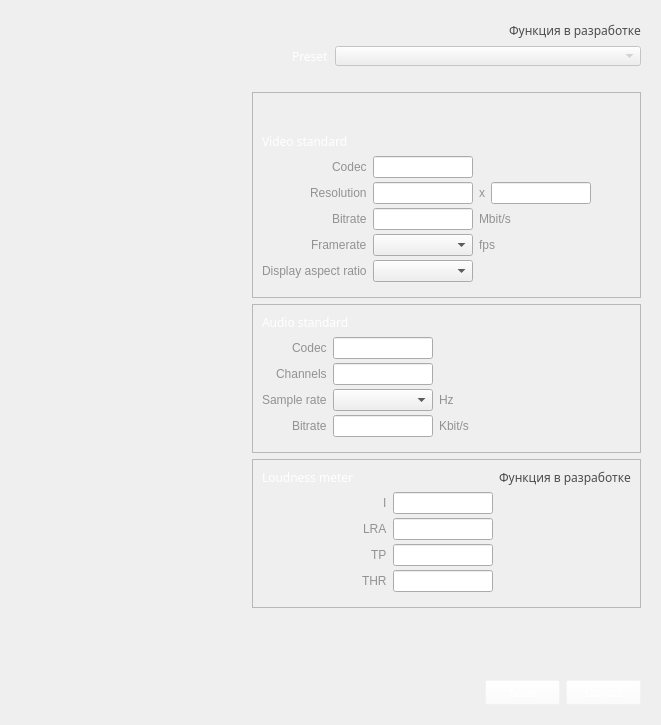
     <widget class="QWidget" name="page_1">
      <property name="geometry">
       <rect>
        <x>0</x>
        <y>0</y>
        <width>661</width>
        <height>725</height>
       </rect>
      </property>
      <attribute name="label">
       <string>Main preset</string>
      </attribute>
      <layout class="QGridLayout" name="gridLayout_9">
       <item row="0" column="1">
        <widget class="QFrame" name="main_frame_p1">
         <property name="styleSheet">
          <string notr="true">QFrame#main_frame_p1{
     border: none;
}</string>
         </property>
         <property name="frameShape">
          <enum>QFrame::StyledPanel</enum>
         </property>
         <property name="frameShadow">
          <enum>QFrame::Raised</enum>
         </property>
         <layout class="QGridLayout" name="gridLayout_7">
          <item row="2" column="0">
           <widget class="QFrame" name="frame_4">
            <property name="frameShape">
             <enum>QFrame::StyledPanel</enum>
            </property>
            <property name="frameShadow">
             <enum>QFrame::Raised</enum>
            </property>
            <layout class="QGridLayout" name="gridLayout_5">
             <item row="1" column="1">
              <spacer name="horizontalSpacer_2">
               <property name="orientation">
                <enum>Qt::Horizontal</enum>
               </property>
               <property name="sizeHint" stdset="0">
                <size>
                 <width>40</width>
                 <height>20</height>
                </size>
               </property>
              </spacer>
             </item>
             <item row="0" column="0">
              <widget class="QLabel" name="label_15">
               <property name="font">
                <font>
                 <family>Noto Sans</family>
                 <bold>false</bold>
                </font>
               </property>
               <property name="styleSheet">
                <string notr="true">color: white</string>
               </property>
               <property name="text">
                <string>Audio standard</string>
               </property>
              </widget>
             </item>
             <item row="1" column="0">
              <layout class="QGridLayout" name="gridLayout_2">
               <property name="bottomMargin">
                <number>6</number>
               </property>
               <property name="verticalSpacing">
                <number>4</number>
               </property>
               <item row="3" column="0" alignment="Qt::AlignRight">
                <widget class="QLabel" name="Bitrate_2">
                 <property name="minimumSize">
                  <size>
                   <width>0</width>
                   <height>0</height>
                  </size>
                 </property>
                 <property name="styleSheet">
                  <string notr="true">color: rgb(146, 146, 146)</string>
                 </property>
                 <property name="text">
                  <string>Bitrate</string>
                 </property>
                </widget>
               </item>
               <item row="1" column="0" alignment="Qt::AlignRight">
                <widget class="QLabel" name="Channels">
                 <property name="minimumSize">
                  <size>
                   <width>0</width>
                   <height>0</height>
                  </size>
                 </property>
                 <property name="baseSize">
                  <size>
                   <width>110</width>
                   <height>0</height>
                  </size>
                 </property>
                 <property name="styleSheet">
                  <string notr="true">color: rgb(146, 146, 146)</string>
                 </property>
                 <property name="text">
                  <string>Channels</string>
                 </property>
                </widget>
               </item>
               <item row="1" column="1">
                <widget class="QLineEdit" name="channels_txt">
                 <property name="minimumSize">
                  <size>
                   <width>60</width>
                   <height>0</height>
                  </size>
                 </property>
                 <property name="maximumSize">
                  <size>
                   <width>100</width>
                   <height>16777215</height>
                  </size>
                 </property>
                </widget>
               </item>
               <item row="2" column="2">
                <widget class="QLabel" name="label_21">
                 <property name="styleSheet">
                  <string notr="true">color: rgb(146, 146, 146)
</string>
                 </property>
                 <property name="text">
                  <string>Hz</string>
                 </property>
                </widget>
               </item>
               <item row="3" column="2">
                <widget class="QLabel" name="label_22">
                 <property name="styleSheet">
                  <string notr="true">color: rgb(146, 146, 146)
</string>
                 </property>
                 <property name="text">
                  <string>Kbit/s</string>
                 </property>
                </widget>
               </item>
               <item row="2" column="0" alignment="Qt::AlignRight">
                <widget class="QLabel" name="label_9">
                 <property name="minimumSize">
                  <size>
                   <width>0</width>
                   <height>0</height>
                  </size>
                 </property>
                 <property name="styleSheet">
                  <string notr="true">color: rgb(146, 146, 146)</string>
                 </property>
                 <property name="text">
                  <string>Sample rate</string>
                 </property>
                </widget>
               </item>
               <item row="3" column="1">
                <widget class="QLineEdit" name="a_bit_rate_txt">
                 <property name="minimumSize">
                  <size>
                   <width>60</width>
                   <height>0</height>
                  </size>
                 </property>
                 <property name="maximumSize">
                  <size>
                   <width>100</width>
                   <height>16777215</height>
                  </size>
                 </property>
                </widget>
               </item>
               <item row="2" column="1">
                <widget class="QComboBox" name="sample_rate_comboBox">
                 <property name="minimumSize">
                  <size>
                   <width>60</width>
                   <height>0</height>
                  </size>
                 </property>
                 <property name="maximumSize">
                  <size>
                   <width>100</width>
                   <height>16777215</height>
                  </size>
                 </property>
                </widget>
               </item>
               <item row="0" column="0" alignment="Qt::AlignRight">
                <widget class="QLabel" name="Codec_aud">
                 <property name="styleSheet">
                  <string notr="true">color: rgb(146, 146, 146)</string>
                 </property>
                 <property name="text">
                  <string>Codec</string>
                 </property>
                </widget>
               </item>
               <item row="0" column="1">
                <widget class="QLineEdit" name="codec_aud_txt">
                 <property name="minimumSize">
                  <size>
                   <width>60</width>
                   <height>0</height>
                  </size>
                 </property>
                 <property name="maximumSize">
                  <size>
                   <width>100</width>
                   <height>16777215</height>
                  </size>
                 </property>
                </widget>
               </item>
              </layout>
             </item>
            </layout>
           </widget>
          </item>
          <item row="3" column="0">
           <widget class="QFrame" name="frame_3">
            <property name="frameShape">
             <enum>QFrame::StyledPanel</enum>
            </property>
            <property name="frameShadow">
             <enum>QFrame::Raised</enum>
            </property>
            <layout class="QGridLayout" name="gridLayout_4">
             <item row="1" column="2">
              <spacer name="horizontalSpacer">
               <property name="orientation">
                <enum>Qt::Horizontal</enum>
               </property>
               <property name="sizeHint" stdset="0">
                <size>
                 <width>60</width>
                 <height>20</height>
                </size>
               </property>
              </spacer>
             </item>
             <item row="1" column="1">
              <layout class="QGridLayout" name="gridLayout_3">
               <property name="bottomMargin">
                <number>6</number>
               </property>
               <property name="verticalSpacing">
                <number>4</number>
               </property>
               <item row="0" column="1">
                <widget class="QLineEdit" name="r128_i_txt">
                 <property name="enabled">
                  <bool>true</bool>
                 </property>
                 <property name="minimumSize">
                  <size>
                   <width>60</width>
                   <height>0</height>
                  </size>
                 </property>
                 <property name="maximumSize">
                  <size>
                   <width>100</width>
                   <height>16777215</height>
                  </size>
                 </property>
                </widget>
               </item>
               <item row="2" column="0" alignment="Qt::AlignRight">
                <widget class="QLabel" name="ebu_TP">
                 <property name="styleSheet">
                  <string notr="true">color: rgb(146, 146, 146)</string>
                 </property>
                 <property name="text">
                  <string>TP</string>
                 </property>
                </widget>
               </item>
               <item row="0" column="0" alignment="Qt::AlignRight">
                <widget class="QLabel" name="ebu_I">
                 <property name="styleSheet">
                  <string notr="true">color: rgb(146, 146, 146)</string>
                 </property>
                 <property name="text">
                  <string>I</string>
                 </property>
                </widget>
               </item>
               <item row="2" column="1">
                <widget class="QLineEdit" name="r128_tp_txt">
                 <property name="enabled">
                  <bool>true</bool>
                 </property>
                 <property name="minimumSize">
                  <size>
                   <width>60</width>
                   <height>0</height>
                  </size>
                 </property>
                 <property name="maximumSize">
                  <size>
                   <width>100</width>
                   <height>16777215</height>
                  </size>
                 </property>
                </widget>
               </item>
               <item row="1" column="0" alignment="Qt::AlignRight">
                <widget class="QLabel" name="ebu_LRA">
                 <property name="styleSheet">
                  <string notr="true">color: rgb(146, 146, 146)</string>
                 </property>
                 <property name="text">
                  <string>LRA</string>
                 </property>
                </widget>
               </item>
               <item row="1" column="1">
                <widget class="QLineEdit" name="r128_lra_txt">
                 <property name="enabled">
                  <bool>true</bool>
                 </property>
                 <property name="minimumSize">
                  <size>
                   <width>60</width>
                   <height>0</height>
                  </size>
                 </property>
                 <property name="maximumSize">
                  <size>
                   <width>100</width>
                   <height>16777215</height>
                  </size>
                 </property>
                </widget>
               </item>
               <item row="3" column="0" alignment="Qt::AlignRight">
                <widget class="QLabel" name="ebu_THR">
                 <property name="styleSheet">
                  <string notr="true">color: rgb(146, 146, 146)</string>
                 </property>
                 <property name="text">
                  <string>THR</string>
                 </property>
                </widget>
               </item>
               <item row="3" column="1">
                <widget class="QLineEdit" name="r128_thr_txt">
                 <property name="enabled">
                  <bool>true</bool>
                 </property>
                 <property name="minimumSize">
                  <size>
                   <width>60</width>
                   <height>0</height>
                  </size>
                 </property>
                 <property name="maximumSize">
                  <size>
                   <width>100</width>
                   <height>16777215</height>
                  </size>
                 </property>
                </widget>
               </item>
              </layout>
             </item>
             <item row="0" column="0">
              <widget class="QLabel" name="label_16">
               <property name="font">
                <font>
                 <family>Noto Sans</family>
                 <bold>false</bold>
                </font>
               </property>
               <property name="styleSheet">
                <string notr="true">color: white</string>
               </property>
               <property name="text">
                <string>Loudness meter</string>
               </property>
              </widget>
             </item>
             <item row="0" column="2">
              <widget class="QLabel" name="label_23">
               <property name="font">
                <font>
                 <family>Noto Sans</family>
                 <bold>false</bold>
                </font>
               </property>
               <property name="styleSheet">
                <string notr="true">color: rgb(76, 76, 76)</string>
               </property>
               <property name="text">
                <string>Функция в разработке</string>
               </property>
              </widget>
             </item>
            </layout>
           </widget>
          </item>
          <item row="1" column="0">
           <widget class="QFrame" name="frame_5">
            <property name="frameShape">
             <enum>QFrame::StyledPanel</enum>
            </property>
            <property name="frameShadow">
             <enum>QFrame::Raised</enum>
            </property>
            <layout class="QGridLayout" name="gridLayout_6">
             <item row="1" column="0">
              <widget class="QLabel" name="label_2">
               <property name="font">
                <font>
                 <family>Noto Sans</family>
                 <bold>false</bold>
                </font>
               </property>
               <property name="styleSheet">
                <string notr="true">color: white</string>
               </property>
               <property name="text">
                <string>Video standard</string>
               </property>
              </widget>
             </item>
             <item row="2" column="1">
              <spacer name="horizontalSpacer_3">
               <property name="orientation">
                <enum>Qt::Horizontal</enum>
               </property>
               <property name="sizeHint" stdset="0">
                <size>
                 <width>40</width>
                 <height>20</height>
                </size>
               </property>
              </spacer>
             </item>
             <item row="2" column="0">
              <layout class="QGridLayout" name="gridLayout">
               <property name="bottomMargin">
                <number>6</number>
               </property>
               <property name="verticalSpacing">
                <number>4</number>
               </property>
               <item row="3" column="1">
                <widget class="QComboBox" name="frame_rate_comboBox">
                 <property name="minimumSize">
                  <size>
                   <width>60</width>
                   <height>0</height>
                  </size>
                 </property>
                 <property name="maximumSize">
                  <size>
                   <width>100</width>
                   <height>16777215</height>
                  </size>
                 </property>
                </widget>
               </item>
               <item row="0" column="0" alignment="Qt::AlignRight">
                <widget class="QLabel" name="Codec">
                 <property name="styleSheet">
                  <string notr="true">color: rgb(146, 146, 146)</string>
                 </property>
                 <property name="text">
                  <string>Codec</string>
                 </property>
                </widget>
               </item>
               <item row="3" column="0" alignment="Qt::AlignRight">
                <widget class="QLabel" name="Framerate">
                 <property name="styleSheet">
                  <string notr="true">color: rgb(146, 146, 146)</string>
                 </property>
                 <property name="text">
                  <string>Framerate</string>
                 </property>
                </widget>
               </item>
               <item row="1" column="0" alignment="Qt::AlignRight">
                <widget class="QLabel" name="Resolution">
                 <property name="styleSheet">
                  <string notr="true">color: rgb(146, 146, 146)</string>
                 </property>
                 <property name="text">
                  <string>Resolution</string>
                 </property>
                </widget>
               </item>
               <item row="2" column="1">
                <widget class="QLineEdit" name="v_bit_rate_txt">
                 <property name="minimumSize">
                  <size>
                   <width>60</width>
                   <height>0</height>
                  </size>
                 </property>
                 <property name="maximumSize">
                  <size>
                   <width>100</width>
                   <height>16777215</height>
                  </size>
                 </property>
                </widget>
               </item>
               <item row="3" column="2" colspan="2">
                <widget class="QLabel" name="label_20">
                 <property name="styleSheet">
                  <string notr="true">color: rgb(146, 146, 146)
</string>
                 </property>
                 <property name="text">
                  <string>fps</string>
                 </property>
                </widget>
               </item>
               <item row="1" column="2">
                <widget class="QLabel" name="label_4">
                 <property name="styleSheet">
                  <string notr="true">color: rgb(146, 146, 146)</string>
                 </property>
                 <property name="text">
                  <string>x</string>
                 </property>
                </widget>
               </item>
               <item row="2" column="0" alignment="Qt::AlignRight">
                <widget class="QLabel" name="Bitrate">
                 <property name="styleSheet">
                  <string notr="true">color: rgb(146, 146, 146)
</string>
                 </property>
                 <property name="text">
                  <string>Bitrate</string>
                 </property>
                </widget>
               </item>
               <item row="1" column="1">
                <widget class="QLineEdit" name="width_txt">
                 <property name="minimumSize">
                  <size>
                   <width>60</width>
                   <height>0</height>
                  </size>
                 </property>
                 <property name="maximumSize">
                  <size>
                   <width>100</width>
                   <height>16777215</height>
                  </size>
                 </property>
                </widget>
               </item>
               <item row="4" column="0" alignment="Qt::AlignRight">
                <widget class="QLabel" name="label_7">
                 <property name="styleSheet">
                  <string notr="true">color: rgb(146, 146, 146)</string>
                 </property>
                 <property name="text">
                  <string>Display aspect ratio</string>
                 </property>
                </widget>
               </item>
               <item row="2" column="2" colspan="2">
                <widget class="QLabel" name="label_19">
                 <property name="styleSheet">
                  <string notr="true">color: rgb(146, 146, 146)
</string>
                 </property>
                 <property name="text">
                  <string>Mbit/s</string>
                 </property>
                </widget>
               </item>
               <item row="0" column="1">
                <widget class="QLineEdit" name="codec_txt">
                 <property name="minimumSize">
                  <size>
                   <width>60</width>
                   <height>0</height>
                  </size>
                 </property>
                 <property name="maximumSize">
                  <size>
                   <width>100</width>
                   <height>16777215</height>
                  </size>
                 </property>
                </widget>
               </item>
               <item row="1" column="3">
                <widget class="QLineEdit" name="height_txt">
                 <property name="minimumSize">
                  <size>
                   <width>60</width>
                   <height>0</height>
                  </size>
                 </property>
                 <property name="maximumSize">
                  <size>
                   <width>100</width>
                   <height>16777215</height>
                  </size>
                 </property>
                </widget>
               </item>
               <item row="4" column="1">
                <widget class="QComboBox" name="dar_comboBox">
                 <property name="minimumSize">
                  <size>
                   <width>60</width>
                   <height>0</height>
                  </size>
                 </property>
                 <property name="maximumSize">
                  <size>
                   <width>100</width>
                   <height>16777215</height>
                  </size>
                 </property>
                </widget>
               </item>
              </layout>
             </item>
             <item row="0" column="0">
              <spacer name="verticalSpacer">
               <property name="orientation">
                <enum>Qt::Vertical</enum>
               </property>
               <property name="sizeHint" stdset="0">
                <size>
                 <width>20</width>
                 <height>40</height>
                </size>
               </property>
              </spacer>
             </item>
            </layout>
           </widget>
          </item>
          <item row="5" column="0">
           <layout class="QHBoxLayout" name="horizontalLayout_2">
            <property name="topMargin">
             <number>15</number>
            </property>
            <item>
             <spacer name="horizontalSpacer_7">
              <property name="orientation">
               <enum>Qt::Horizontal</enum>
              </property>
              <property name="sizeHint" stdset="0">
               <size>
                <width>40</width>
                <height>20</height>
               </size>
              </property>
             </spacer>
            </item>
            <item>
             <widget class="QPushButton" name="saveButton">
              <property name="minimumSize">
               <size>
                <width>75</width>
                <height>25</height>
               </size>
              </property>
              <property name="maximumSize">
               <size>
                <width>75</width>
                <height>25</height>
               </size>
              </property>
              <property name="styleSheet">
               <string notr="true">QPushButton{
	 color: white;
     background-color:rgba(255,255,255,10);
}
QPushButton:hover{
color: white
background-color:rgba(255,255,255,10);
}
QPushButton:pressed{
color: white
background-color:rgba(255,255,255,20);
}</string>
              </property>
              <property name="text">
               <string>Save</string>
              </property>
             </widget>
            </item>
            <item>
             <widget class="QPushButton" name="cancelButton">
              <property name="minimumSize">
               <size>
                <width>75</width>
                <height>25</height>
               </size>
              </property>
              <property name="maximumSize">
               <size>
                <width>75</width>
                <height>25</height>
               </size>
              </property>
              <property name="styleSheet">
               <string notr="true">QPushButton{
	 color: white;
     background-color:rgba(255,255,255,10);
}
QPushButton:hover{
color: white
background-color:rgba(255,255,255,10);
}
QPushButton:pressed{
color: white
background-color:rgba(255,255,255,20);
}</string>
              </property>
              <property name="text">
               <string>Cancel</string>
              </property>
             </widget>
            </item>
           </layout>
          </item>
          <item row="0" column="0">
           <layout class="QGridLayout" name="gridLayout_10" columnstretch="1,4">
            <property name="bottomMargin">
             <number>20</number>
            </property>
            <item row="1" column="0" alignment="Qt::AlignRight">
             <widget class="QLabel" name="label_17">
              <property name="enabled">
               <bool>false</bool>
              </property>
              <property name="maximumSize">
               <size>
                <width>16777215</width>
                <height>20</height>
               </size>
              </property>
              <property name="baseSize">
               <size>
                <width>0</width>
                <height>20</height>
               </size>
              </property>
              <property name="font">
               <font>
                <family>Noto Sans</family>
                <bold>false</bold>
               </font>
              </property>
              <property name="styleSheet">
               <string notr="true">color: white</string>
              </property>
              <property name="text">
               <string>Preset</string>
              </property>
             </widget>
            </item>
            <item row="1" column="1">
             <widget class="QComboBox" name="comboBox">
              <property name="enabled">
               <bool>false</bool>
              </property>
              <property name="maximumSize">
               <size>
                <width>16777215</width>
                <height>20</height>
               </size>
              </property>
              <property name="baseSize">
               <size>
                <width>0</width>
                <height>20</height>
               </size>
              </property>
             </widget>
            </item>
            <item row="0" column="1" alignment="Qt::AlignRight">
             <widget class="QLabel" name="label_18">
              <property name="sizePolicy">
               <sizepolicy hsizetype="Fixed" vsizetype="Fixed">
                <horstretch>0</horstretch>
                <verstretch>0</verstretch>
               </sizepolicy>
              </property>
              <property name="minimumSize">
               <size>
                <width>0</width>
                <height>20</height>
               </size>
              </property>
              <property name="maximumSize">
               <size>
                <width>16777215</width>
                <height>20</height>
               </size>
              </property>
              <property name="baseSize">
               <size>
                <width>0</width>
                <height>20</height>
               </size>
              </property>
              <property name="font">
               <font>
                <family>Noto Sans</family>
                <bold>false</bold>
               </font>
              </property>
              <property name="styleSheet">
               <string notr="true">color: rgb(76, 76, 76)</string>
              </property>
              <property name="text">
               <string>Функция в разработке</string>
              </property>
             </widget>
            </item>
           </layout>
          </item>
          <item row="4" column="0">
           <spacer name="verticalSpacer_3">
            <property name="orientation">
             <enum>Qt::Vertical</enum>
            </property>
            <property name="sizeHint" stdset="0">
             <size>
              <width>20</width>
              <height>60</height>
             </size>
            </property>
           </spacer>
          </item>
         </layout>
        </widget>
       </item>
       <item row="0" column="0">
        <spacer name="horizontalSpacer_4">
         <property name="orientation">
          <enum>Qt::Horizontal</enum>
         </property>
         <property name="sizeHint" stdset="0">
          <size>
           <width>200</width>
           <height>20</height>
          </size>
         </property>
        </spacer>
       </item>
      </layout>
     </widget>
